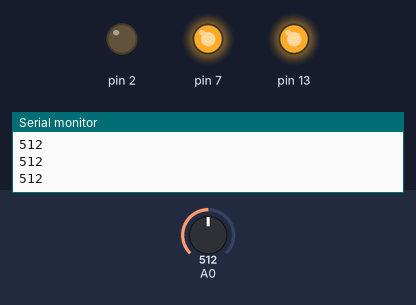
Recording of a sketch running on a simulated Arduino Uno, built with avr-gcc and run on an emulated ATmega328P. On the bench: output pins drawn as LEDs (lit = HIGH), the last lines printed to the serial monitor. The inputs (shaded band) are chosen by the test bench; at power-on: A0 = 512.

Above: at 1.2 s.
1.3 s: A0 set to 482
At 2.8 s:
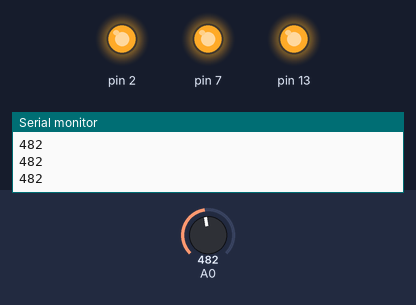
3.1 s: A0 set to 890
4.6 s: A0 set to 912
At 5.5 s:
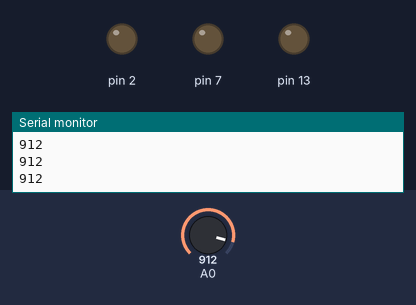
6.3 s: A0 set to 807
7.8 s: A0 set to 788
At 9.2 s:
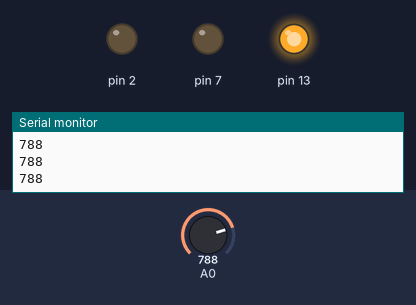
9.5 s: A0 set to 900
At 10.8 s:
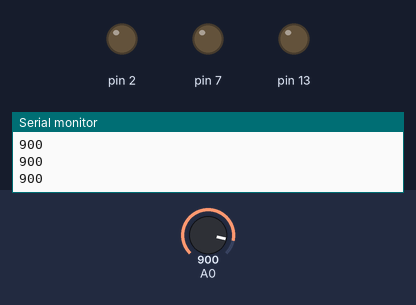
Timing chart, 0 to 12.3 s (numbered marks = the images above; inputs shaded):
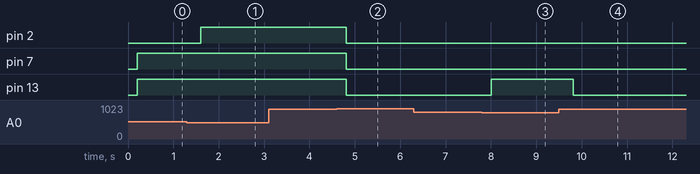

Measured:
- the behaviour switches between 501 and 500 on A0 (found by bisection; images 0 and 1)
- the behaviour switches between 899 and 900 on A0 (found by bisection; images 1 and 2)
- the behaviour switches between 801 and 800 on A0 (found by bisection; images 2 and 3)
- after the input at 1.3 s, pin 2: LOW → HIGH after 0.30 s
- after the input at 4.6 s, pin 2, pin 7, pin 13: HIGH → LOW after 0.21 s
- after the input at 7.8 s, pin 13: LOW → HIGH after 0.21 s
- after the input at 9.5 s, pin 13: HIGH → LOW after 0.31 s

The sketch:

sketch_oct24a.ino
```cpp
void setup() {
  // put your setup code here, to run once:
pinMode(13,1);
pinMode(A0,0);
pinMode(7,1);
pinMode(2,1);
Serial.begin(9600);
}

void loop() {
  // put your main code here, to run repeatedly:
int x;
x=analogRead(A0);
Serial.println(x);
delay(200);

if(x<=500)
{
  digitalWrite(13,1);
  digitalWrite(7,1);
  digitalWrite(2,1);
}
if(x>=500 && x<=600)
{
  digitalWrite(13,1);
  digitalWrite(7,1);
}
if(x>=600&& x<=800)
{
  digitalWrite(13,1);
}
if(x>=900)
{
  digitalWrite(13,0);
  digitalWrite(7,0);
  digitalWrite(2,0);
}
}
```
